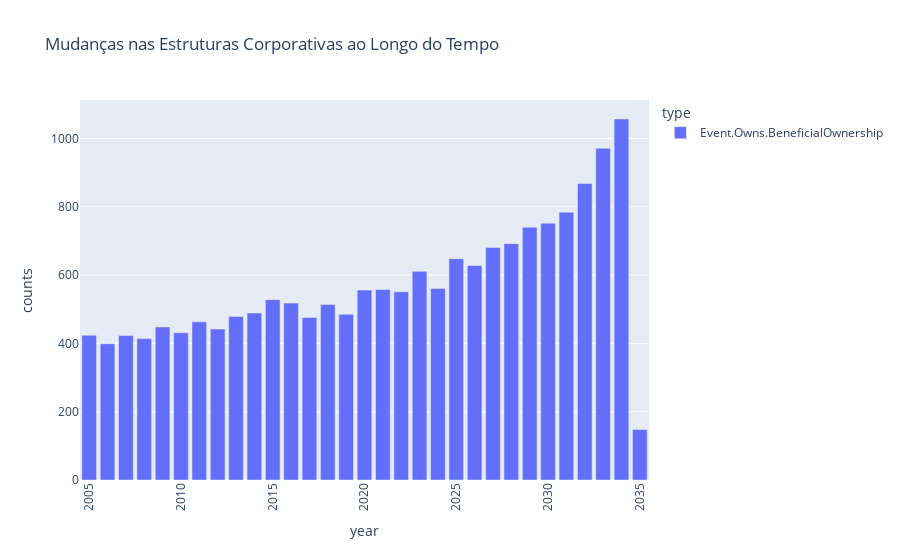

The code cell stored with this chart in its notebook:
### Code cell
# Contagem de relações por ano
data_filtered = df_links[df_links['type'] == 'Event.Owns.BeneficialOwnership']

relations_per_year = data_filtered.groupby(['year', 'type', 'target']).size().reset_index(name='counts')
relations_per_year = relations_per_year.groupby(['year', 'type'])['counts'].size().reset_index(name='counts')

# Criação da visualização temporal
fig = px.bar(relations_per_year, x='year', y='counts', color='type', title='Mudanças nas Estruturas Corporativas ao Longo do Tempo')
fig.update_layout(
    #xaxis_title='Ano',
    #yaxis_title='Média de Contagens',
    xaxis_tickangle=-90,
    xaxis={'dtick': 5}#,  # Garantir que todos os anos sejam exibidos
    #xaxis={'categoryorder': 'array', 'categoryarray': average_relations_per_year_type_target['year']}
)
fig.show()

### Figure 1 — Plotly figure (JSON) as saved in the notebook; plotly's stock layout.template omitted (floating-point values rounded to 4 significant figures)
{"data": [{"alignmentgroup": "True", "hovertemplate": "type=Event.Owns.BeneficialOwnership<br>year=%{x}<br>counts=%{y}<extra></extra>", "legendgroup": "Event.Owns.BeneficialOwnership", "marker": {"color": "#636efa", "pattern": {"shape": ""}}, "name": "Event.Owns.BeneficialOwnership", "offsetgroup": "Event.Owns.BeneficialOwnership", "orientation": "v", "showlegend": true, "textposition": "auto", "type": "bar", "x": [2005, 2006, 2007, 2008, 2009, 2010, 2011, 2012, 2013, 2014, 2015, 2016, 2017, 2018, 2019, 2020, 2021, 2022, 2023, 2024, 2025, 2026, 2027, 2028, 2029, 2030, 2031, 2032, 2033, 2034, 2035], "xaxis": "x", "y": [424, 399, 423, 414, 448, 431, 463, 442, 479, 489, 528, 518, 476, 514, 485, 556, 558, 551, 611, 561, 648, 628, 681, 692, 740, 752, 784, 868, 971, 1057, 148], "yaxis": "y"}], "layout": {"barmode": "relative", "legend": {"title": {"text": "type"}, "tracegroupgap": 0}, "title": {"text": "Mudanças nas Estruturas Corporativas ao Longo do Tempo"}, "xaxis": {"anchor": "y", "domain": [0, 1], "dtick": 5, "tickangle": -90, "title": {"text": "year"}}, "yaxis": {"anchor": "x", "domain": [0, 1], "title": {"text": "counts"}}}}
